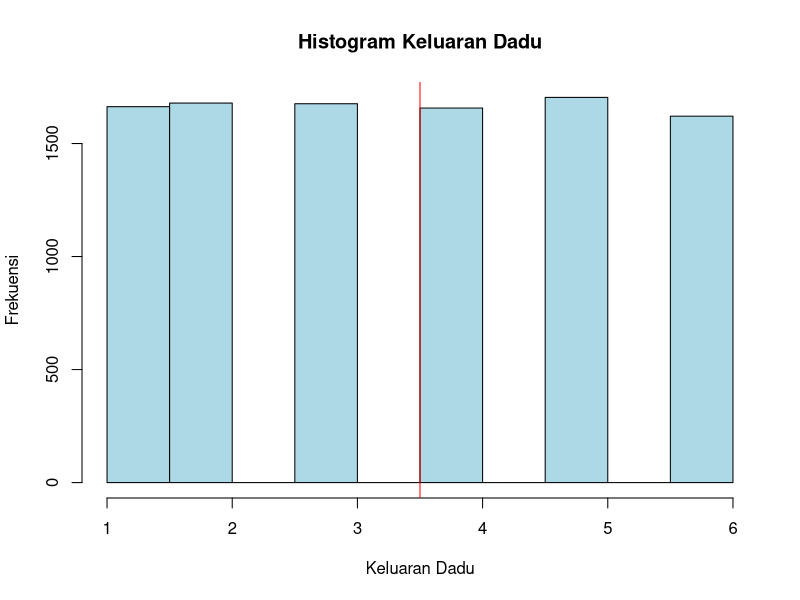
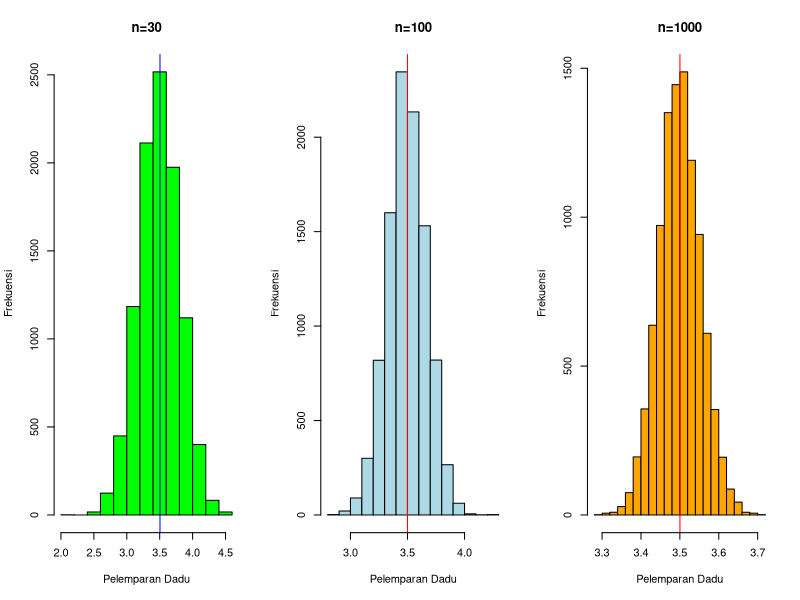

Generate these figures, in order, with R:
Dadu <- sample(1:6,10000, replace= TRUE)
hist(Dadu, col ="light blue", main="Histogram Keluaran Dadu", xlab="Keluaran Dadu", ylab="Frekuensi")
abline(v=3.5, col = "red",lty=1)


x30 <- c()
x100 <- c()
x1000 <- c()
k =10000
for ( i in 1:k){
  x30[i] = mean(sample(1:6,30, replace = TRUE))
  x100[i] = mean(sample(1:6,100, replace = TRUE))
  x1000[i] = mean(sample(1:6,1000, replace = TRUE))
}
par(mfrow=c(1,3))
hist(x30, col ="green",main="n=30",xlab ="Pelemparan Dadu", ylab="Frekuensi")
abline(v = mean(x30), col = "blue")

hist(x100, col ="light blue", main="n=100",xlab ="Pelemparan Dadu", ylab="Frekuensi")
abline(v = mean(x100), col = "red")

hist(x1000, col ="orange",main="n=1000",xlab ="Pelemparan Dadu", ylab="Frekuensi")
abline(v = mean(x1000), col = "red")